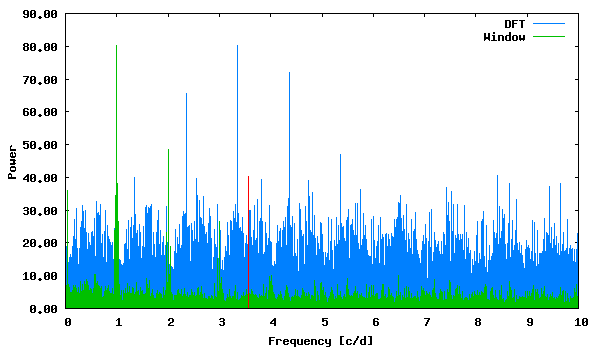

This chart was generated by the following gnuplot code:
set term png size 600,350 medium
set colors classic
set output "phase_lc_16.deeming.png"
set xlabel "Frequency [c/d]"
set ylabel "Power"
set format y "%5.2f"
plot "deeming.periodogram" using 1:2 with lines linecolor 3 title "DFT", "deeming.periodogram" using 1:3 with lines linecolor 2 title "Window", "<echo '3.564480 40.32127346'" with impulses linecolor 1 title ""
 
